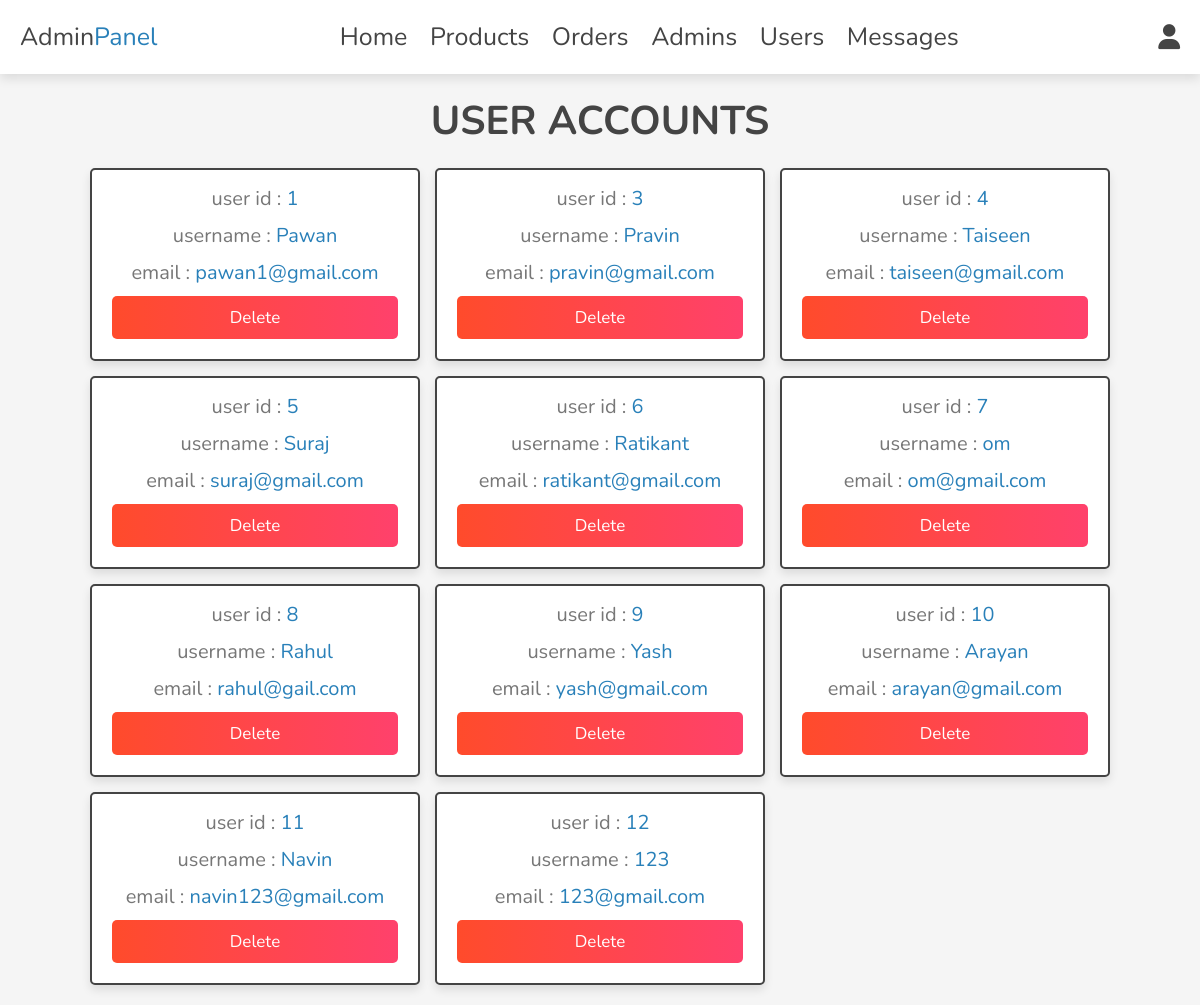
Screenshot of /admin/users_accounts.php (signed in) with the database file from the repository.
### tables this page shows
CREATE TABLE `users` (
  `id` int(100) NOT NULL,
  `name` varchar(20) NOT NULL,
  `email` varchar(50) NOT NULL,
  `password` varchar(50) NOT NULL
);

### admin/users_accounts.php (the view, shortened to what this page needs)
<?php
include '../components/connect.php';
?>
<!DOCTYPE html>
<html lang="en">
<head>
   <link rel="stylesheet" href="https://cdnjs.cloudflare.com/ajax/libs/font-awesome/6.1.1/css/all.min.css">
   <link rel="stylesheet" href="../css/admin_style.css">
</head>
<body>
<?php include '../components/admin_header.php'; ?>
<section class="accounts">
   <h1 class="heading">user accounts</h1>
   <div class="box-container">
   <?php
      $select_accounts = $conn->prepare("SELECT * FROM `users`");
      $select_accounts->execute();
      if($select_accounts->rowCount() > 0){
         while($fetch_accounts = $select_accounts->fetch(PDO::FETCH_ASSOC)){
   ?>
   <div class="box">
      <p> user id : <span><?= $fetch_accounts['id']; ?></span> </p>
      <p> username : <span><?= $fetch_accounts['name']; ?></span> </p>
      <p> email : <span><?= $fetch_accounts['email']; ?></span> </p>
      <a href="users_accounts.php?delete=<?= $fetch_accounts['id']; ?>" onclick="return confirm('delete this account? the user related information will also be delete!')" class="delete-btn">delete</a>
   </div>
   <?php
         }
      }else{
         echo '<p class="empty">no accounts available!</p>';
      }
   ?>
   </div>
</section>
</body>
</html>

### css/admin_style.css (style rules this page uses)
:root { --main-color: #2980b9; --orange: #f39c12; --red: #e74c3c; --black: #444; --white: #fff; --light-color: #777; --light-bg: #f5f5f5; --border: 0.2rem solid var(--black); --box-shadow: 0 0.5rem 1rem rgba(0, 0, 0, 0.1); }
* { font-family: "Nunito", sans-serif; margin: 0; padding: 0; box-sizing: border-box; outline: none; border: none; text-decoration: none; }
html { font-size: 62.5%; overflow-x: hidden; }
body { background-color: var(--light-bg); }
section { padding: 2rem; max-width: 1200px; margin: 0 auto; }
.heading { font-size: 4rem; color: var(--black); margin-bottom: 2rem; text-align: center; text-transform: uppercase; }
.btn, .delete-btn, .option-btn { display: block; width: 100%; margin-top: 1rem; border-radius: 0.5rem; padding: 1rem 3rem; font-size: 1.7rem; text-transform: capitalize; color: var(--white); cursor: pointer; text-align: center; }
.delete-btn { background: linear-gradient(to left, #ff416c, #ff4b2b); }
.accounts .box-container { display: grid; grid-template-columns: repeat(auto-fit, 33rem); gap: 1.5rem; align-items: flex-start; justify-content: center; }
.accounts .box-container .box { padding: 2rem; padding-top: 0.5rem; border-radius: 0.5rem; text-align: center; border: var(--border); background-color: var(--white); box-shadow: var(--box-shadow); }
.accounts .box-container .box p { font-size: 2rem; color: var(--light-color); margin: 1rem 0; }
.accounts .box-container .box p span { color: var(--main-color); }

### rows the page displays
users: id "1", name "Pawan", email "pawan1@gmail.com"
users: id "3", name "Pravin", email "pravin@gmail.com"
users: id "4", name "Taiseen", email "taiseen@gmail.com"
users: id "5", name "Suraj", email "suraj@gmail.com"
users: id "6", name "Ratikant", email "ratikant@gmail.com"
users: id "7", name "om", email "om@gmail.com"
users: id "8", name "Rahul", email "rahul@gail.com"
users: id "9", name "Yash", email "yash@gmail.com"
users: id "10", name "Arayan", email "arayan@gmail.com"
users: id "11", name "Navin", email "navin123@gmail.com"
users: id "12", name "123", email "123@gmail.com"
